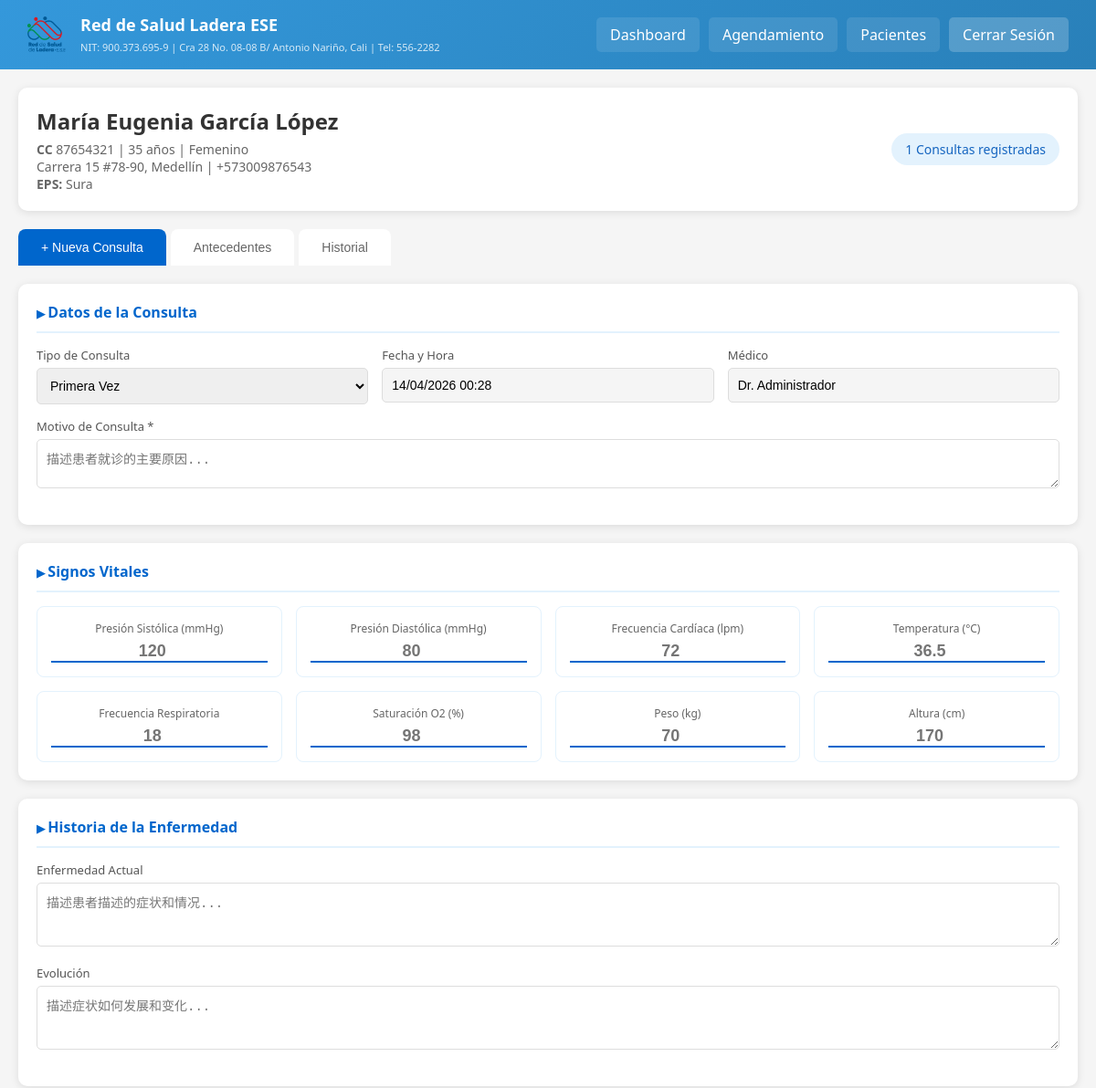
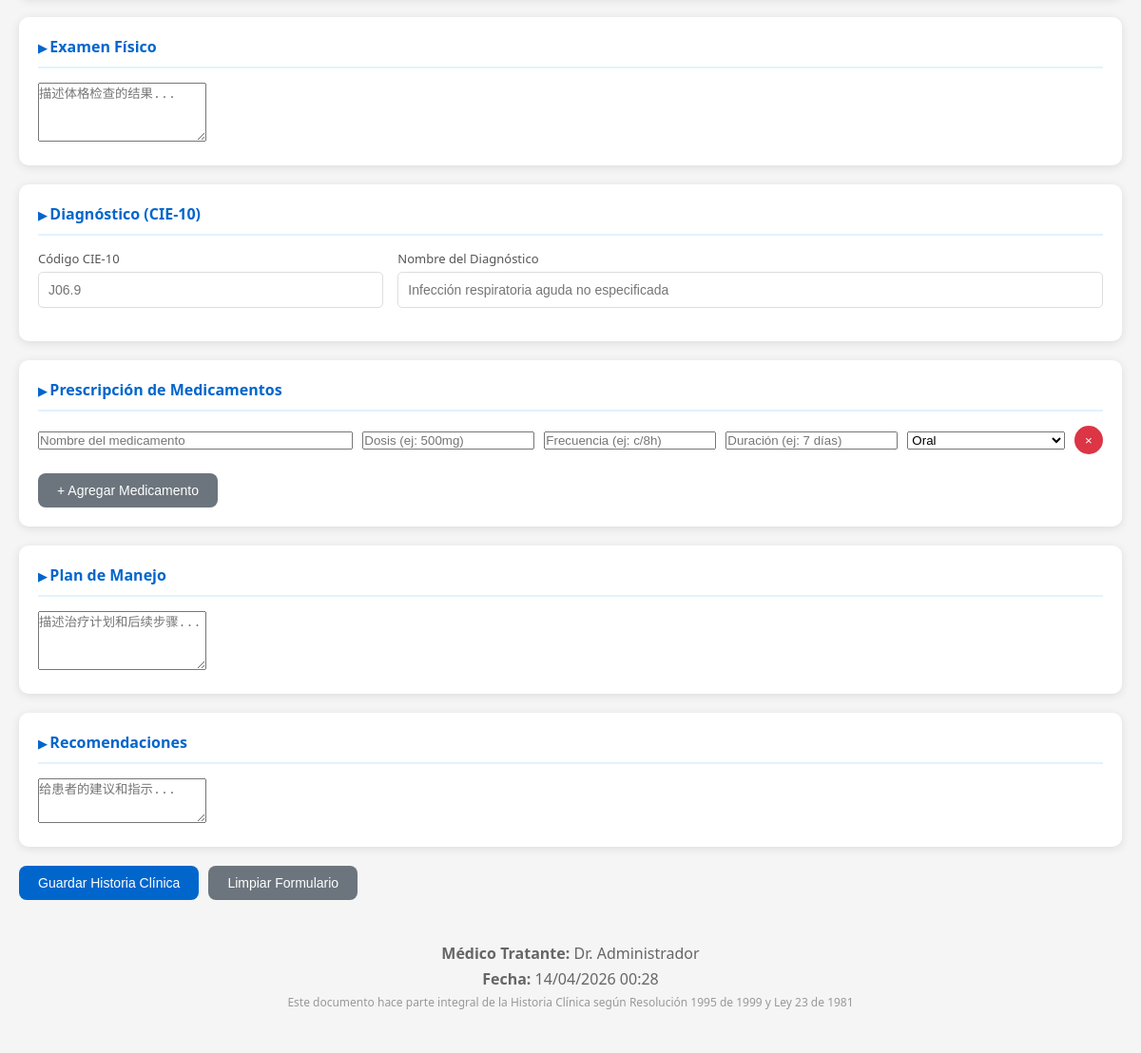
Page /clinical_history.php?patient_id=2 (signed in) on the committed database (2 pictures, top to bottom).
### tables this page shows
CREATE TABLE IF NOT EXISTS patients (
    id INT AUTO_INCREMENT PRIMARY KEY,
    
     
    id_type ENUM('CC', 'CE', 'PA', 'RC', 'TI', 'NIT', 'PEP', 'MSP') DEFAULT 'CC',
    id_number VARCHAR(20) UNIQUE NOT NULL,
    
     
    first_name VARCHAR(50) NOT NULL,
    second_name VARCHAR(50),
    last_name VARCHAR(50) NOT NULL,
    second_last_name VARCHAR(50),
    birth_date DATE NOT NULL,
    gender ENUM('M', 'F', 'O') NOT NULL,
    
     
    email VARCHAR(100),
    phone VARCHAR(20),
    mobile VARCHAR(20),
    address VARCHAR(255),
    city VARCHAR(100),
    department VARCHAR(100),
    
     
    emergency_contact_name VARCHAR(100),
    emergency_contact_phone VARCHAR(20),
    emergency_contact_relation VARCHAR(50),
    
     
    eps_name VARCHAR(100),
    eps_afiliation_type ENUM('Contributivo', 'Subsidiado', 'Vinculado', 'Especial', 'Particular') DEFAULT 'Contributivo',
    
     
    occupation VARCHAR(100),
    education_level VARCHAR(50),
    marital_status ENUM('Soltero', 'Casado', 'Unión Libre', 'Viudo', 'Separado') DEFAULT 'Soltero',
    race_ethnicity VARCHAR(50),
    is_active BOOLEAN DEFAULT TRUE,
    
    created_at TIMESTAMP DEFAULT CURRENT_TIMESTAMP,
    updated_at TIMESTAMP DEFAULT CURRENT_TIMESTAMP ON UPDATE CURRENT_TIMESTAMP
);

### www/clinical_history.php (the view, shortened to what this page needs)
<?php
$conn = new mysqli('telehealth-db', 'telehealth', 'telehealth123', 'telehealth');
$doctor_name = $_SESSION['user_name'] ?? $_SESSION['doctor_name'] ?? '';
$patient_id = isset($_GET['patient_id']) ? intval($_GET['patient_id']) : 0;
$patient = $conn->query("SELECT * FROM patients WHERE id=$patient_id AND is_active=1")->fetch_assoc();
$histories = $conn->query("SELECT ch.*, d.full_name as doctor_name
    FROM clinical_history ch
    LEFT JOIN doctors d ON ch.doctor_id = d.id
    WHERE ch.patient_id=$patient_id
    ORDER BY ch.consultation_date DESC");
$birth_date = new DateTime($patient['birth_date']);
$today = new DateTime('today');
$age = $birth_date->diff($today)->y;
?>
<!DOCTYPE html>
<html lang="es">
<head>
</head>
<body>
    <div class="header">
        <div style="display: flex; align-items: center; gap: 15px;">
            <img src="images/Logo Ladera ESE.png" alt="Logo" style="height: 40px; width: auto; border-radius: 5px;">
            <div>
                <h1>Red de Salud Ladera ESE</h1>
                <span style="font-size: 11px; opacity: 0.8;">NIT: 900.373.695-9 | Cra 28 No. 08-08 B/ Antonio Nariño, Cali | Tel: 556-2282</span>
            </div>
        </div>
        <div class="nav">
            <a href="dashboard.php">Dashboard</a>
            <a href="schedule.php">Agendamiento</a>
            <a href="patients.php">Pacientes</a>
            <a href="logout.php" class="logout">Cerrar Sesión</a>
        </div>
    </div>
    <div class="container">
        <div class="patient-header">
            <div class="patient-info">
                <h2><?php echo htmlspecialchars($patient['first_name'] . ' ' . $patient['second_name'] . ' ' . $patient['last_name'] . ' ' . $patient['second_last_name']); ?></h2>
                <p><strong><?php echo $patient['id_type']; ?></strong> <?php echo htmlspecialchars($patient['id_number']); ?> | <?php echo $age; ?> años | <?php echo $patient['gender'] === 'M' ? 'Masculino' : 'Femenino'; ?></p>
                <p><?php echo htmlspecialchars($patient['address'] . ', ' . $patient['city']); ?> | <?php echo htmlspecialchars($patient['mobile'] ?: $patient['phone']); ?></p>
                <p><strong>EPS:</strong> <?php echo htmlspecialchars($patient['eps_name'] ?: 'No registrada'); ?></p>
            </div>
            <div class="patient-badge">
                <?php echo $histories->num_rows; ?> Consultas registradas
            </div>
        </div>
        <div class="tabs">
            <button class="tab active" onclick="showTab('new-history')">+ Nueva Consulta</button>
            <button class="tab" onclick="showTab('antecedents')">Antecedentes</button>
            <button class="tab" onclick="showTab('history-list')">Historial</button>
        </div>
        <div id="new-history" class="tab-content">
            <form method="POST" action="">
                <div class="card">
                    <h3>Datos de la Consulta</h3>
                    <div class="form-grid-3">
                        <div class="form-group">
                            <label>Tipo de Consulta</label>
                            <select name="consultation_type">
                                <option value="Primera Vez">Primera Vez</option>
                            </select>
                        </div>
                        <div class="form-group">
                            <label>Fecha y Hora</label>
                            <input type="text" value="<?php echo date('d/m/Y H:i'); ?>" readonly style="background: #f5f5f5;">
                        </div>
                        <div class="form-group">
                            <label>Médico</label>
                            <input type="text" value="<?php echo htmlspecialchars($doctor_name); ?>" readonly style="background: #f5f5f5;">
                        </div>
                    </div>
                    <div class="form-group">
                        <label>Motivo de Consulta *</label>
                        <textarea name="reason_consultation" rows="2" required placeholder="描述患者就诊的主要原因..."></textarea>
                    </div>
                </div>
                <div class="card">
                    <h3>Signos Vitales</h3>
                    <div class="vital-signs">
                        <div class="vital-item">
                            <label>Presión Sistólica (mmHg)</label>
                            <input type="number" name="systolic_bp" placeholder="120">
                        </div>
                        <div class="vital-item">
                            <label>Presión Diastólica (mmHg)</label>
                            <input type="number" name="diastolic_bp" placeholder="80">
                        </div>
                        <div class="vital-item">
                            <label>Frecuencia Cardíaca (lpm)</label>
                            <input type="number" name="heart_rate" placeholder="72">
                        </div>
                        <div class="vital-item">
                            <label>Temperatura (°C)</label>
                            <input type="number" step="0.1" name="temperature" placeholder="36.5">
                        </div>
                        <div class="vital-item">
                            <label>Frecuencia Respiratoria</label>
                            <input type="number" name="respiratory_rate" placeholder="18">
                        </div>
                        <div class="vital-item">
                            <label>Saturación O2 (%)</label>
                            <input type="number" name="oxygen_saturation" placeholder="98">
                        </div>
                        <div class="vital-item">
                            <label>Peso (kg)</label>
                            <input type="number" step="0.1" name="weight" placeholder="70">
                        </div>
                        <div class="vital-item">
                            <label>Altura (cm)</label>
                            <input type="number" name="height" placeholder="170">
                        </div>
                    </div>
                </div>
                <div class="card">
                    <h3>Historia de la Enfermedad</h3>
                    <div class="form-group">
                        <label>Enfermedad Actual</label>
                        <textarea name="current_illness" rows="3" placeholder="描述患者描述的症状和情况..."></textarea>
                    </div>
                    <div class="form-group">
                        <label>Evolución</label>
                        <textarea name="illness_evolution" rows="3" placeholder="描述症状如何发展和变化..."></textarea>
                    </div>
                </div>
                <div class="card">
                    <h3>Examen Físico</h3>
                    <textarea name="physical_exam" rows="4" placeholder="描述体格检查的结果..."></textarea>
                </div>
                <div class="card">
                    <h3>Diagnóstico (CIE-10)</h3>
                    <div class="form-grid-3">
                        <div class="form-group">
                            <label>Código CIE-10</label>
                            <input type="text" name="diagnosis_code" placeholder="J06.9">
                        </div>
                        <div class="form-group full-width">
                            <label>Nombre del Diagnóstico</label>
                            <input type="text" name="diagnosis_name" placeholder="Infección respiratoria aguda no especificada">
                        </div>
                    </div>
                </div>
                <div class="card">
                    <h3>Prescripción de Medicamentos</h3>
                    <div id="medicines-container">
                        <div class="medicine-row">
                            <input type="text" name="medicine_name[]" placeholder="Nombre del medicamento">
                            <input type="text" name="medicine_dose[]" placeholder="Dosis (ej: 500mg)">
                            <input type="text" name="medicine_frequency[]" placeholder="Frecuencia (ej: c/8h)">
                            <input type="text" name="medicine_duration[]" placeholder="Duración (ej: 7 días)">
                            <select name="medicine_route[]">
                                <option value="Oral">Oral</option>
                            </select>
                            <button type="button" class="btn-remove" onclick="removeMedicine(this)">×</button>
                        </div>
                    </div>
                    <button type="button" class="btn btn-secondary" onclick="addMedicine()" style="margin-top: 10px;">+ Agregar Medicamento</button>
                </div>
                <div class="card">
                    <h3>Plan de Manejo</h3>
                    <textarea name="management_plan" rows="4" placeholder="描述治疗计划和后续步骤..."></textarea>
                </div>
                <div class="card">
                    <h3>Recomendaciones</h3>
                    <textarea name="recommendations" rows="3" placeholder="给患者的建议和指示..."></textarea>
                </div>
                <div class="form-actions">
                    <button type="submit" class="btn btn-primary">Guardar Historia Clínica</button>
                    <button type="reset" class="btn btn-secondary">Limpiar Formulario</button>
                </div>
                <div class="signature-section">
                    <p><strong>Médico Tratante:</strong> <?php echo htmlspecialchars($doctor_name); ?></p>
                    <p><strong>Fecha:</strong> <?php echo date('d/m/Y H:i'); ?></p>
                    <p style="font-size: 12px; color: #999;">Este documento hace parte integral de la Historia Clínica según Resolución 1995 de 1999 y Ley 23 de 1981</p>
                </div>
            </form>
        </div>
    </div>
</body>
</html>

### www/clinical_history.php (style rules this page uses)
* { box-sizing: border-box; margin: 0; padding: 0; }
body { font-family: 'Segoe UI', Tahoma, sans-serif; background: #f5f5f5; }
.header { background: linear-gradient(135deg, #3498db, #2980b9); color: white; padding: 15px 30px; display: flex; justify-content: space-between; align-items: center; }
.header img { height: 40px; width: auto; border-radius: 5px; }
.header h1 { font-size: 18px; }
.nav { display: flex; gap: 10px; }
.nav a { color: white; text-decoration: none; padding: 8px 15px; border-radius: 5px; background: rgba(255,255,255,0.1); transition: background 0.3s; }
.logout { background: rgba(255,255,255,0.2) !important; }
.container { max-width: 1400px; margin: 20px auto; padding: 0 20px; }
.patient-header { background: white; border-radius: 10px; padding: 20px; margin-bottom: 20px; box-shadow: 0 2px 10px rgba(0,0,0,0.1); display: flex; justify-content: space-between; align-items: center; }
.patient-info h2 { color: #333; margin-bottom: 5px; }
.patient-info p { color: #666; font-size: 14px; }
.patient-badge { background: #e3f2fd; color: #1565c0; padding: 8px 15px; border-radius: 20px; font-size: 14px; }
.btn { background: #28a745; color: white; padding: 10px 20px; border: none; border-radius: 8px; font-size: 14px; cursor: pointer; text-decoration: none; display: inline-block; transition: background 0.3s; }
.btn-primary { background: #0066cc; }
.btn-secondary { background: #6c757d; }
.tabs { display: flex; gap: 5px; margin-bottom: 20px; }
.tab { padding: 12px 25px; background: white; border: none; border-radius: 8px 8px 0 0; cursor: pointer; color: #666; font-size: 14px; transition: all 0.3s; }
.tab.active { background: #0066cc; color: white; }
.card { background: white; border-radius: 10px; padding: 20px; box-shadow: 0 2px 10px rgba(0,0,0,0.1); margin-bottom: 20px; }
.card h3 { color: #0066cc; margin-bottom: 15px; font-size: 16px; border-bottom: 2px solid #e3f2fd; padding-bottom: 10px; }
.card h3::before { content: "▶ "; font-size: 12px; }
.form-grid-3 { display: grid; grid-template-columns: repeat(3, 1fr); gap: 15px; }
.form-group { margin-bottom: 15px; }
.form-group.full-width { grid-column: span 2; }
.form-group label { display: block; margin-bottom: 5px; color: #555; font-weight: 500; font-size: 13px; }
.form-group input, .form-group select, .form-group textarea { width: 100%; padding: 10px; border: 1px solid #ddd; border-radius: 5px; font-size: 14px; }
.vital-signs { display: grid; grid-template-columns: repeat(4, 1fr); gap: 15px; }
.vital-item { background: white; padding: 15px; border-radius: 8px; text-align: center; border: 1px solid #e3f2fd; }
.vital-item label { display: block; color: #666; font-size: 12px; margin-bottom: 5px; }
.vital-item input { width: 100%; text-align: center; font-size: 18px; font-weight: bold; color: #0066cc; border: none; border-bottom: 2px solid #0066cc; background: transparent; }
.medicine-row { display: grid; grid-template-columns: 2fr 1fr 1fr 1fr 1fr auto; gap: 10px; margin-bottom: 10px; align-items: center; }
.btn-remove { background: #dc3545; color: white; border: none; width: 30px; height: 30px; border-radius: 50%; cursor: pointer; }
.signature-section { background: #f5f5f5; padding: 20px; border-radius: 8px; text-align: center; margin-top: 20px; }
.signature-section p { margin: 5px 0; color: #666; }
.form-actions { margin-top: 20px; display: flex; gap: 10px; }

### rows in the picture
patients: first_name+second_name+last_name "María Eugenia García López", id_type "CC", id_number "87654321", birth_date "35", address+city "Carrera 15 #78-90, Medellín", mobile "+573009876543", eps_name "Sura"

### other values in the picture
$histories->num_rows "1"
$doctor_name "Dr. Administrador"
